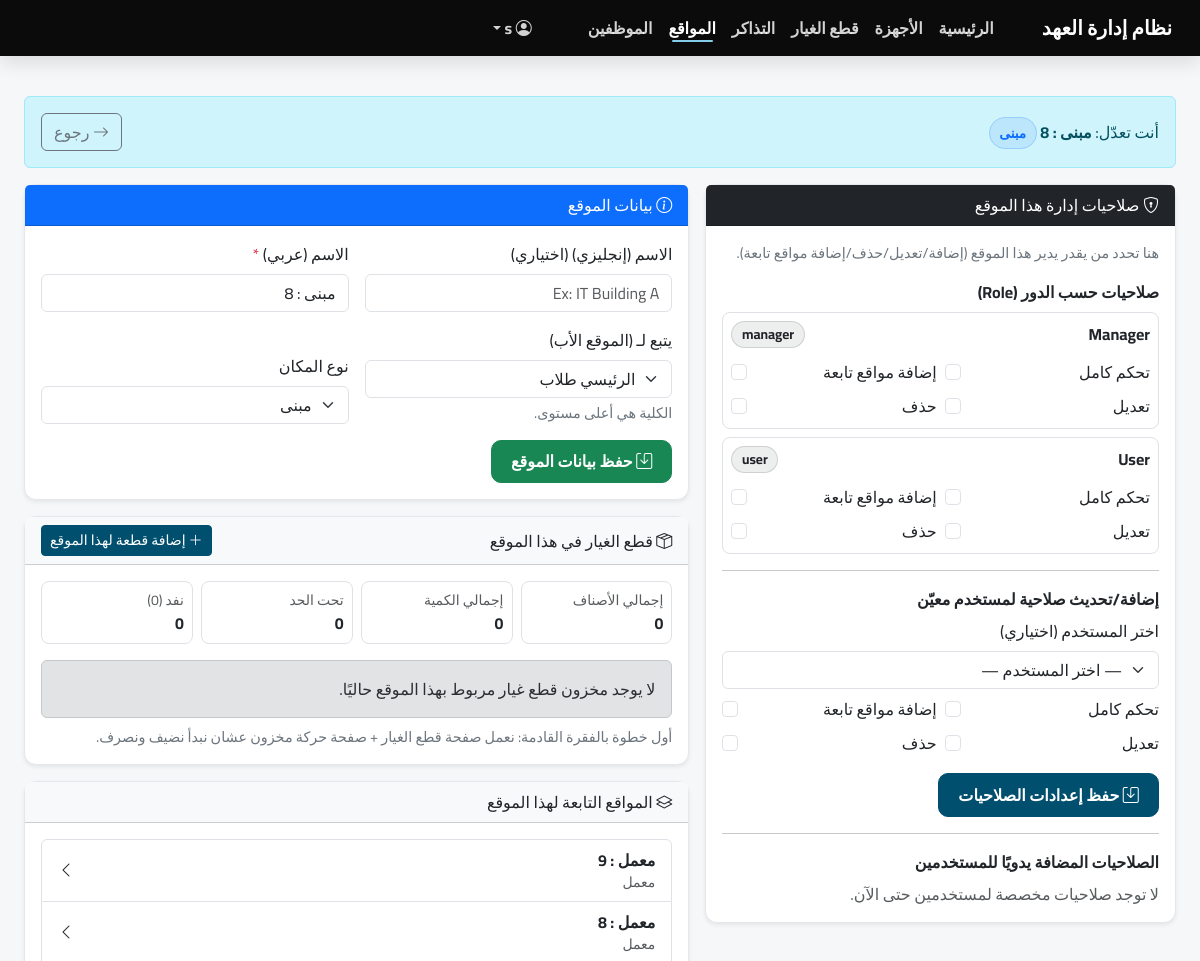
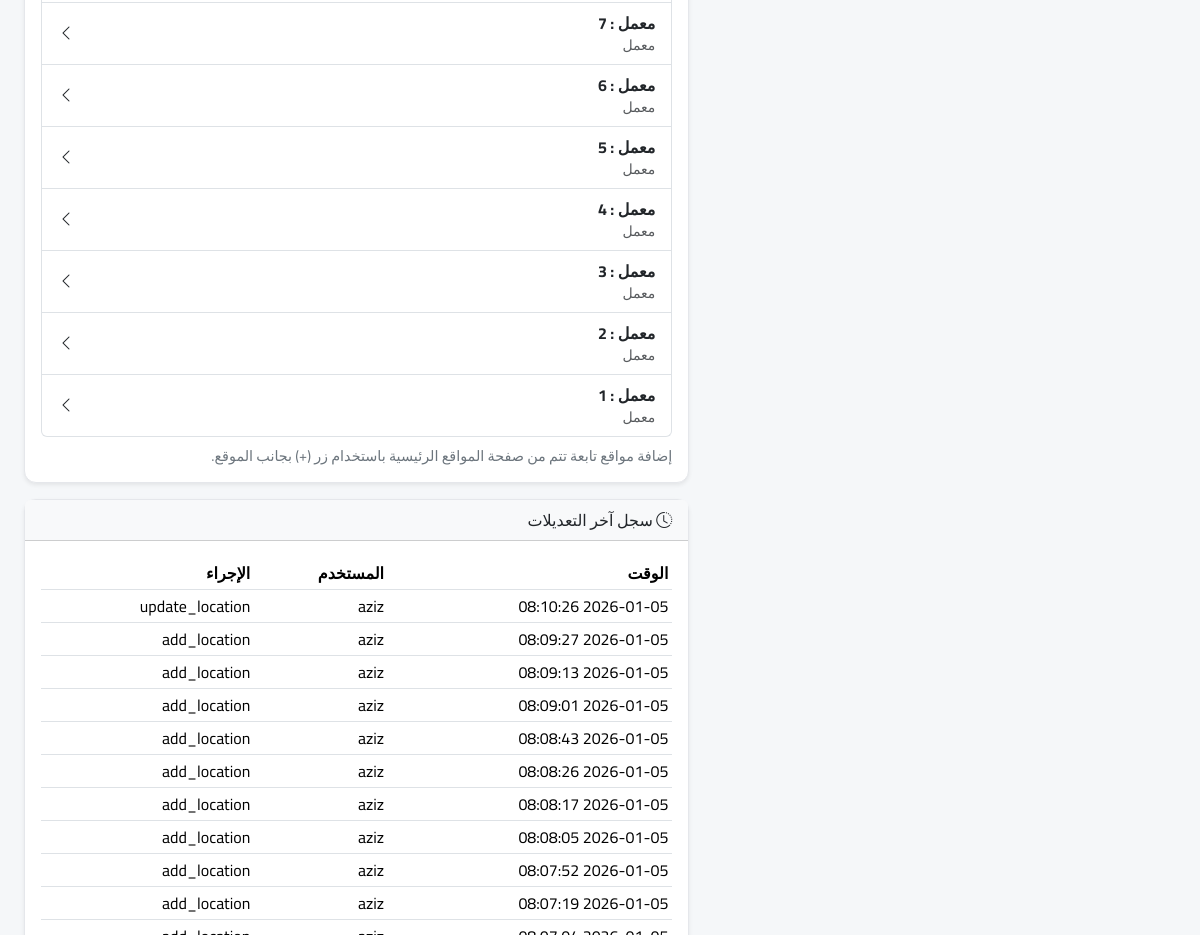
The app's page /index.php?page=locations/edit&id=35 (signed in, upper part), older data (2 pictures, top to bottom).
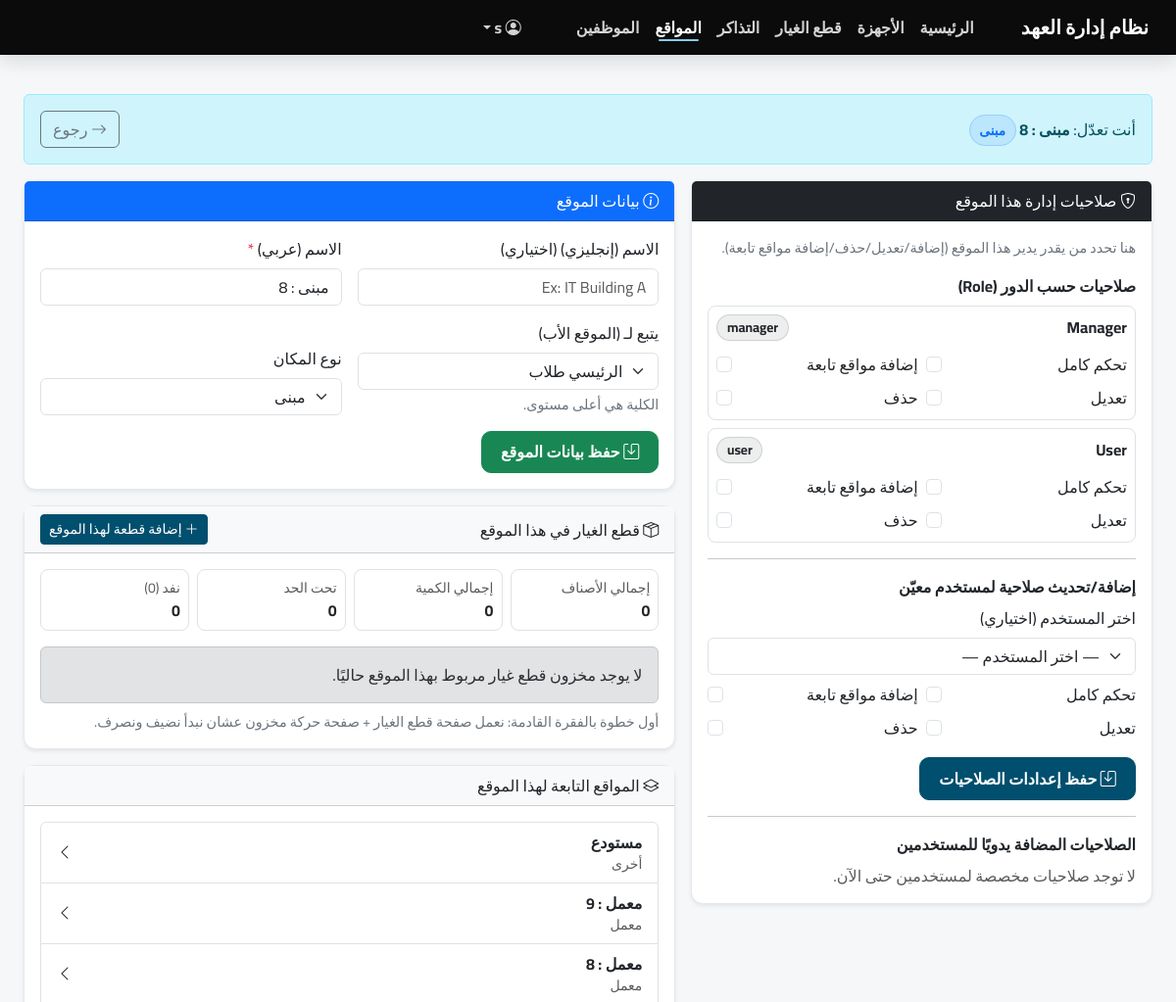
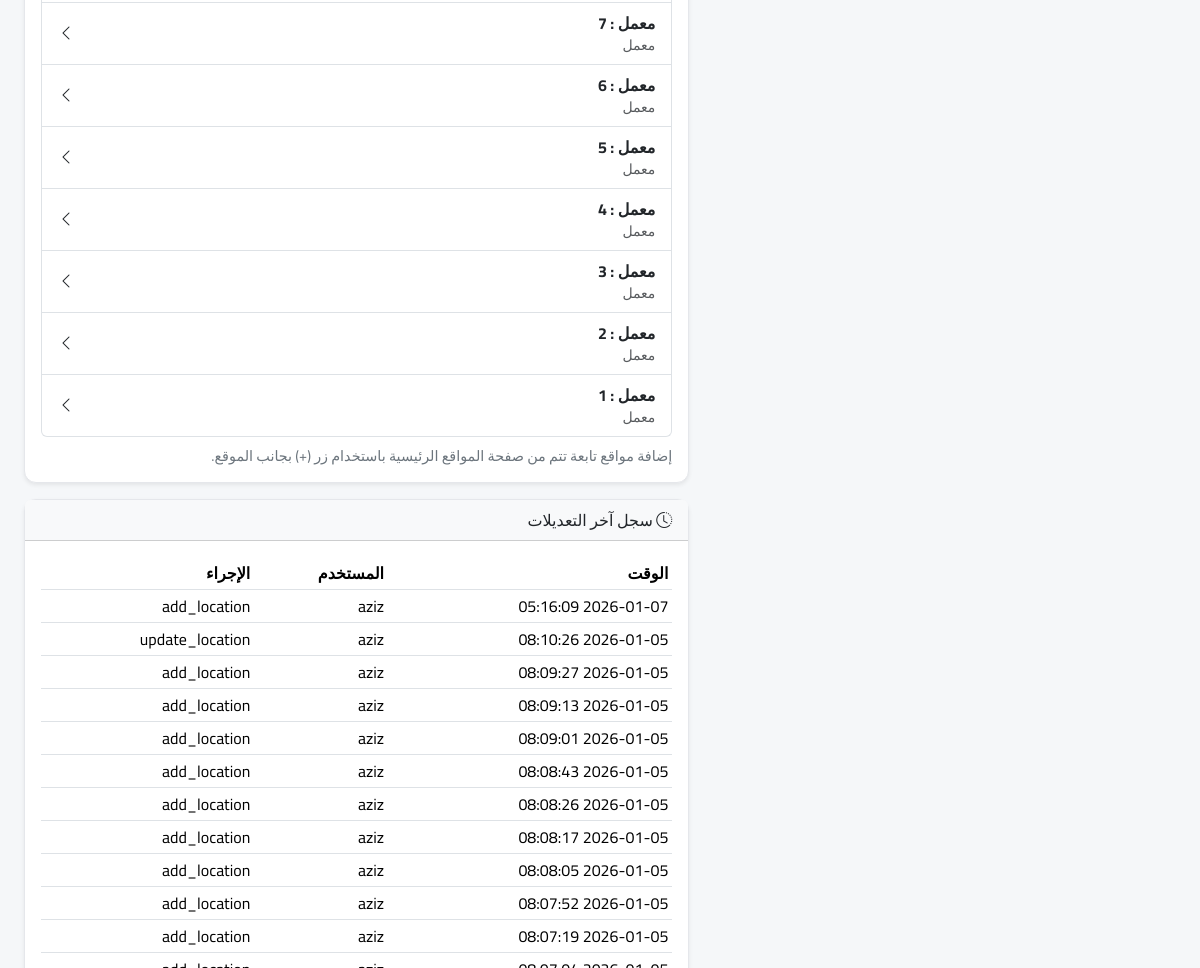
The same page, newer data (2 pictures, top to bottom).
### tables this page shows
CREATE TABLE `locations` (
  `id` int(11) NOT NULL,
  `name_ar` varchar(255) NOT NULL,
  `name_en` varchar(255) DEFAULT NULL,
  `type` varchar(50) NOT NULL DEFAULT 'Building',
  `parent_id` int(11) DEFAULT NULL,
  `created_at` datetime DEFAULT current_timestamp()
);

CREATE TABLE `locations_audit` (
  `id` int(11) NOT NULL,
  `location_id` int(11) NOT NULL,
  `user_id` int(11) DEFAULT NULL,
  `action` varchar(80) NOT NULL,
  `details` text DEFAULT NULL,
  `created_at` timestamp NOT NULL DEFAULT current_timestamp()
);

CREATE TABLE `users` (
  `id` int(11) NOT NULL,
  `username` varchar(50) NOT NULL,
  `email` varchar(100) NOT NULL,
  `password` varchar(255) NOT NULL,
  `role` enum('super_admin','manager','user') NOT NULL DEFAULT 'user',
  `created_at` datetime DEFAULT current_timestamp(),
  `job_title` varchar(100) DEFAULT NULL,
  `department` varchar(100) DEFAULT NULL,
  `phone` varchar(20) DEFAULT NULL,
  `avatar` varchar(255) DEFAULT 'default_avatar.png',
  `lang` varchar(5) DEFAULT 'ar',
  `dark_mode` tinyint(1) DEFAULT 0,
  `name` varchar(100) DEFAULT 'User',
  `manager_id` int(11) DEFAULT NULL
);

### app/controllers/LocationsController.php (called while the page is built, shortened)
<?php
class LocationsController extends Controller
{
  private $locationModel;
  private $spareModel;
  public function __construct()
  {
    $this->locationModel = $this->model('Location');
    $this->spareModel = $this->model('SparePart');
  }
  public function edit($id = null)
  {
    if (empty($id)) {
      $id = isset($_GET['id']) ? (int)$_GET['id'] : 0;
    }
    $id = (int)$id;
    $location = $this->locationModel->getLocationById($id);
    $locations = $this->locationModel->getAll();
    $children = method_exists($this->locationModel, 'getChildren') ? $this->locationModel->getChildren($id) : [];
    $rolePerms = method_exists($this->locationModel, 'getRolePerms') ? $this->locationModel->getRolePerms($id) : [];
    $userPerms = method_exists($this->locationModel, 'getUserPerms') ? $this->locationModel->getUserPerms($id) : [];
    $users = method_exists($this->locationModel, 'getUsersLite') ? $this->locationModel->getUsersLite() : [];
    $audit = method_exists($this->locationModel, 'getAudit') ? $this->locationModel->getAudit($id, 20) : [];
    $spareSummary = null;
    if (method_exists($this->spareModel, 'getSpareStockSummary')) {
      $spareSummary = $this->spareModel->getSpareStockSummary($id);
    } elseif (method_exists($this->locationModel, 'getSpareStockSummary')) {
      $spareSummary = $this->locationModel->getSpareStockSummary($id);
    }
    $spareStocks = [];
    if (method_exists($this->spareModel, 'getSpareStocksByLocation')) {
      $spareStocks = $this->spareModel->getSpareStocksByLocation($id);
    } elseif (method_exists($this->locationModel, 'getSpareStocksByLocation')) {
      $spareStocks = $this->locationModel->getSpareStocksByLocation($id);
    }
    $movements = method_exists($this->spareModel, 'getMovementsByLocation')
      ? $this->spareModel->getMovementsByLocation($id, 20)
      : [];
    $data = [
      'id' => $location->id,
      'name_ar' => $location->name_ar,
      'name_en' => $location->name_en,
      'type' => $location->type,
      'parent_id' => $location->parent_id,
      'locations' => $locations,
      'children' => $children,
      'rolePerms' => $rolePerms,
      'userPerms' => $userPerms,
      'users' => $users,
      'audit' => $audit,
      'spareSummary' => $spareSummary,
      'spareStocks' => $spareStocks,
      'movements' => $movements,
    ];
    $this->view('locations/edit', $data);
  }
}

### app/libraries/Database.php (called while the page is built, shortened)
<?php
class Database {
    private $host = 'localhost';
    private $user = 'root';
    private $pass = '';
    private $dbname = 'it_inventory';
    private $dbh;
    private $stmt;
    public function __construct() {
        $dsn = 'mysql:host=' . $this->host . ';dbname=' . $this->dbname;
        $options = array(
            PDO::ATTR_PERSISTENT => true,
            PDO::ATTR_ERRMODE => PDO::ERRMODE_EXCEPTION
        );
        try {
            $this->dbh = new PDO($dsn, $this->user, $this->pass, $options);
        } catch(PDOException $e) {
            $this->error = $e->getMessage();
            echo $this->error;
        }
    }
    public function query($sql) {
        $this->stmt = $this->dbh->prepare($sql);
    }
    public function bind($param, $value, $type = null) {
        if (is_null($type)) {
            switch (true) {
                case is_int($value):
                    $type = PDO::PARAM_INT;
                    break;
            }
        }
        $this->stmt->bindValue($param, $value, $type);
    }
    public function execute() {
        return $this->stmt->execute();
    }
    public function resultSet() {
        $this->execute();
        return $this->stmt->fetchAll(PDO::FETCH_OBJ);
    }
    public function single() {
        $this->execute();
        return $this->stmt->fetch(PDO::FETCH_OBJ);
    }
}

### app/models/Location.php (called while the page is built, shortened)
<?php
class Location
{
  private $db;
  public function __construct()
  {
    $this->db = new Database();
  }
  public function getAll()
  {
    $this->db->query("SELECT * FROM locations ORDER BY type, name_ar");
    return $this->db->resultSet();
  }
  public function getLocationById($id)
  {
    $this->db->query("SELECT * FROM locations WHERE id = :id");
    $this->db->bind(':id', (int)$id);
    return $this->db->single();
  }
  public function getChildren($parentId)
  {
    $this->db->query("SELECT * FROM locations WHERE parent_id = :pid ORDER BY id DESC");
    $this->db->bind(':pid', (int)$parentId);
    return $this->db->resultSet();
  }
  public function getRolePerms($locationId)
  {
    $this->db->query("SELECT role, can_manage, can_add_children, can_edit, can_delete
                      FROM locations_permissions
                      WHERE location_id = :loc AND role IS NOT NULL");
    $this->db->bind(':loc', (int)$locationId);
    $out = [];
    return $out;
  }
  public function getUsersLite()
  {
    $this->db->query("SELECT * FROM users ORDER BY id DESC");
    return $this->db->resultSet();
  }
  public function getUserPerms($locationId)
  {
    $this->db->query("
      SELECT lp.user_id,
             lp.can_manage, lp.can_add_children, lp.can_edit, lp.can_delete,
             u.*
      FROM locations_permissions lp
      JOIN users u ON u.id = lp.user_id
      WHERE lp.location_id = :loc AND lp.user_id IS NOT NULL
      ORDER BY u.id DESC
    ");
    $this->db->bind(':loc', (int)$locationId);
    return $this->db->resultSet();
  }
  public function getAudit($locationId, $limit = 20)
  {
    $limit = (int)$limit;
    $this->db->query("
      SELECT a.*,
             u.name AS user_name,
             u.username AS user_username,
             u.email AS user_email
      FROM locations_audit a
      LEFT JOIN users u ON u.id = a.user_id
      WHERE a.location_id = :loc
      ORDER BY a.id DESC
      LIMIT $limit
    ");
    $this->db->bind(':loc', (int)$locationId);
    return $this->db->resultSet();
  }
}

### app/helpers/session_helper.php (called while the page is built, shortened)
<?php
function isLoggedIn()
{
  return isset($_SESSION['user_id']);
}
function currentRole()
{
  $r = $_SESSION['user_role'] ?? 'user';
  return ($r === 'super_admin') ? 'superadmin' : $r;
}
function canManageLocation($locationId, $action = 'manage')
{
  $role = currentRole();
  if ($role === 'superadmin') return true;
}

### app/views/locations/edit.php (the view, shortened to what the changed rows need)
<?php require APPROOT . '/views/inc/header.php'; ?>
<?php
  $typeLabels = [
    'College'     => 'كلية / فرع رئيسي',
    'Building'    => 'مبنى',
    'Department'  => 'قسم',
    'Lab'         => 'معمل',
    'Office'      => 'مكتب',
    'Other'       => 'أخرى',
  ];
  $rolePerms = $data['rolePerms'] ?? [];
  $getRole = function($role, $key) use ($rolePerms) {
    return !empty($rolePerms[$role][$key]) ? 1 : 0;
  };
  $children = $data['children'] ?? [];
  $audit = $data['audit'] ?? [];
  $canManage = function_exists('canManageLocation') ? canManageLocation($data['id'], 'manage') : true;
?>
<div class="container-fluid wrap py-4">
  <div class="row g-3">
    <div class="col-12 col-lg-5">
      <div class="card shadow-sm">
        <div class="card-body">
          <?php if (!$canManage): ?>
            <div class="alert alert-warning">
              ليس لديك صلاحية لإدارة صلاحيات هذا الموقع.
            </div>
          <?php else: ?>
            <form method="post" action="index.php?page=locations/edit&id=<?= (int)$data['id'] ?>">
              <div class="mb-3">
                <?php
                  $rolesUI = [
                    'manager' => 'Manager',
                    'user'    => 'User',
                  ];
                  foreach ($rolesUI as $role => $label):
                ?>
                  <div class="border rounded-3 p-2 mb-2">
                    <div class="d-flex align-items-center justify-content-between flex-wrap gap-2">
                      <div class="fw-bold"><?= htmlspecialchars($label) ?></div>
                      <span class="pill pill-dark"><?= htmlspecialchars($role) ?></span>
                    </div>
                    <div class="row g-2 mt-1">
                      <div class="col-6">
                        <label class="form-check">
                          <input class="form-check-input" type="checkbox" name="role_<?= $role ?>_manage" <?= $getRole($role,'can_manage') ? 'checked' : '' ?>>
                          <span class="form-check-label">تحكم كامل</span>
                        </label>
                      </div>
                      <div class="col-6">
                        <label class="form-check">
                          <input class="form-check-input" type="checkbox" name="role_<?= $role ?>_add" <?= $getRole($role,'can_add_children') ? 'checked' : '' ?>>
                          <span class="form-check-label">إضافة مواقع تابعة</span>
                        </label>
                      </div>
                      <div class="col-6">
                        <label class="form-check">
                          <input class="form-check-input" type="checkbox" name="role_<?= $role ?>_edit" <?= $getRole($role,'can_edit') ? 'checked' : '' ?>>
                          <span class="form-check-label">تعديل</span>
                        </label>
                      </div>
                      <div class="col-6">
                        <label class="form-check">
                          <input class="form-check-input" type="checkbox" name="role_<?= $role ?>_delete" <?= $getRole($role,'can_delete') ? 'checked' : '' ?>>
                          <span class="form-check-label">حذف</span>
                        </label>
                      </div>
                    </div>
                  </div>
                <?php endforeach; ?>
              </div>
            </form>
          <?php endif; ?>
        </div>
      </div>
    </div>
    <div class="col-12 col-lg-7">
      <div class="card shadow-sm mt-3">
        <div class="card-body">
          <?php if (empty($children)): ?>
            <div class="text-muted">لا توجد مواقع تابعة لهذا الموقع حاليًا.</div>
          <?php else: ?>
            <div class="list-group">
              <?php foreach ($children as $c): ?>
                <a class="list-group-item list-group-item-action d-flex justify-content-between align-items-center"
                   href="index.php?page=locations/edit&id=<?= (int)$c->id ?>">
                  <div>
                    <div class="fw-bold"><?= htmlspecialchars($c->name_ar ?? '') ?></div>
                    <div class="text-muted small"><?= htmlspecialchars($typeLabels[$c->type] ?? $c->type) ?></div>
                  </div>
                  <i class="bi bi-chevron-left"></i>
                </a>
              <?php endforeach; ?>
            </div>
          <?php endif; ?>
        </div>
      </div>
      <div class="card shadow-sm mt-3">
        <div class="card-body">
          <?php if (empty($audit)): ?>
            <div class="text-muted">لا يوجد سجل تعديلات حتى الآن.</div>
          <?php else: ?>
            <div class="table-responsive">
              <table class="table table-sm">
                <thead>
                  <tr>
                    <th>الوقت</th>
                    <th>المستخدم</th>
                    <th>الإجراء</th>
                  </tr>
                </thead>
                <tbody>
                  <?php foreach ($audit as $a): ?>
                    <?php
                      $who = $a->name ?? $a->user_name ?? $a->username ?? $a->user_username ?? '—';
                    ?>
                    <tr>
                      <td><?= htmlspecialchars($a->created_at ?? '') ?></td>
                      <td><?= htmlspecialchars($who) ?></td>
                      <td><?= htmlspecialchars($a->action ?? '') ?></td>
                    </tr>
                  <?php endforeach; ?>
                </tbody>
              </table>
            </div>
          <?php endif; ?>
        </div>
      </div>
    </div>
  </div>
</div>
<?php require APPROOT . '/views/inc/footer.php'; ?>

Row changes from the older to the newer data that the page shows:
added locations: name_ar "مستودع", type "أخرى"
added locations_audit: created_at "2026-01-07 05:16:09", user.name "aziz", action "add_location"
